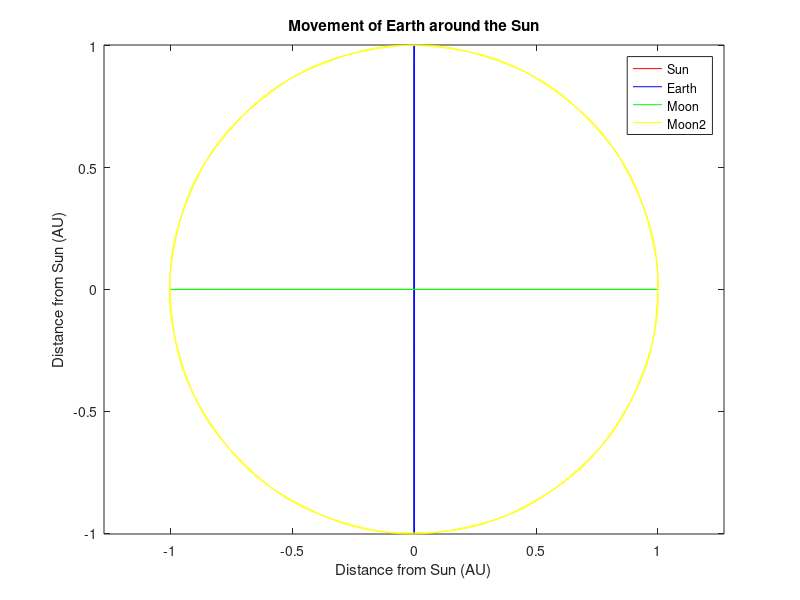
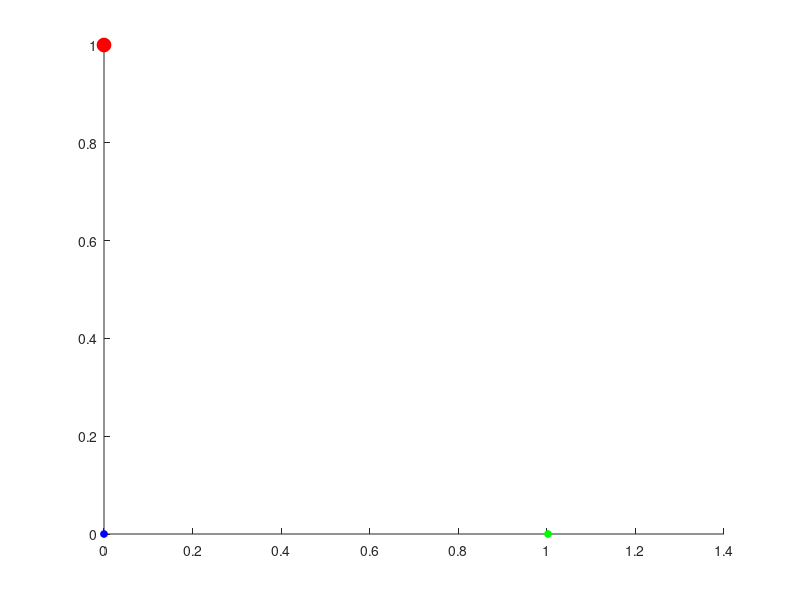

Source code (MATLAB) for these figures, in order: (Note: this script raises an error after producing the figures.)
clear all
% close all
A=importdata('pos.dat');
time=A(:,1);
xSun=A(:,3);
ySun=A(:,4);
origo=[0 0];
xEarth=A(:,5);
yEarth=A(:,6);
xMoon=A(:,7);
yMoon=A(:,8);
xMoon2=A(:,9);
yMoon2=A(:,10);

%%
figure(1);
% hold all
% plot(xSun,ySun,'-or','MarkerSize',10,'MarkerFaceColor','r')
plot(xSun,ySun,'-r')
hold on
plot(xEarth,yEarth,'-b')
plot(xMoon,yMoon,'-g')
plot(xMoon2,yMoon2,'-y')
% plot(origo,origo,'or','MarkerSize',10,'MarkerFaceColor','r')
% plot(xSun(end),ySun(end),'xb')
% xlim([0 60])
legend('Sun', 'Earth','Moon','Moon2')
title('Movement of Earth around the Sun')
ylabel('Distance from Sun (AU)')
xlabel('Distance from Sun (AU)')
% xlim([-1.2 1.2])
% ylim([-1.2 1.2])
axis equal
hold off

%%
figure(2)
hold on;
p = plot([NaN NaN], [NaN NaN],'r-');
h = plot([NaN NaN], [NaN NaN],'b-');
g = plot([NaN NaN], [NaN NaN],'g-');
p1 = plot([NaN NaN], [NaN NaN],'ro','MarkerSize',10,'MarkerFaceColor','r');
h1 = plot([NaN NaN], [NaN NaN],'bo','MarkerSize',5,'MarkerFaceColor','b');
g1 = plot([NaN NaN], [NaN NaN],'go','MarkerSize',5,'MarkerFaceColor','g');

% legend('earth','moon','moon2')

x0 = 2*abs(xEarth(1)-xMoon(1));

for i=1:10:size(xEarth)
    set(p,'XData', xEarth(1:i), 'YData', yEarth(1:i));
    set(h,'XData', xMoon(1:i), 'YData', yMoon(1:i));
    set(g,'XData', xMoon2(1:i), 'YData', yMoon2(1:i));
    set(p1,'XData', xEarth(i), 'YData', yEarth(i));
    set(h1,'XData', xMoon(i), 'YData', yMoon(i));
    set(g1,'XData', xMoon2(i), 'YData', yMoon2(i));
    
    axis([xEarth(i)-x0 xEarth(i)+x0 yEarth(i)-x0 yEarth(i)+x0])
    pause(0.01);
end

%%
% SunDist='Max distance traveled by Sun (AU) = '
% SunDist=max(xSun)-min(xSun)
% figure(2);
% plot(time,xEarth,'b');
% hold on
% plot(time,yEarth,'r');
% legend('xEarth','yEarth')
% title('Velocity of Earth')
% xlabel('time (yr)')
% ylabel('Speed (AU/yr)')
% hold off
% 
% figure(3);
% plot(time,xJupiter,'b');
% hold on
% plot(time,yJupiter,'r');
% legend('axEarth','ayEarth')
% title('Acceleration of Earth')
% xlabel('time (yr)')
% ylabel('Acceleration (AU/yr^2)')
% hold off

% saveas(1, 'Without_repulsion_w0_01', 'png')